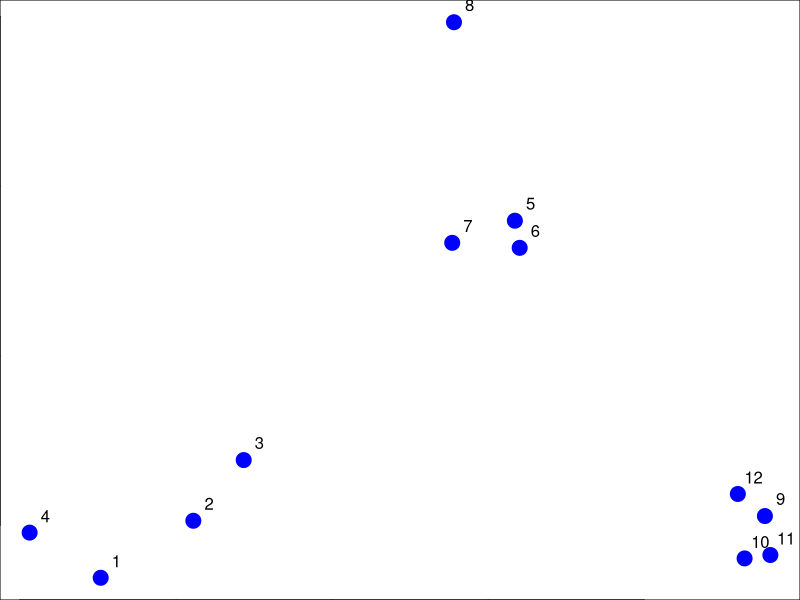
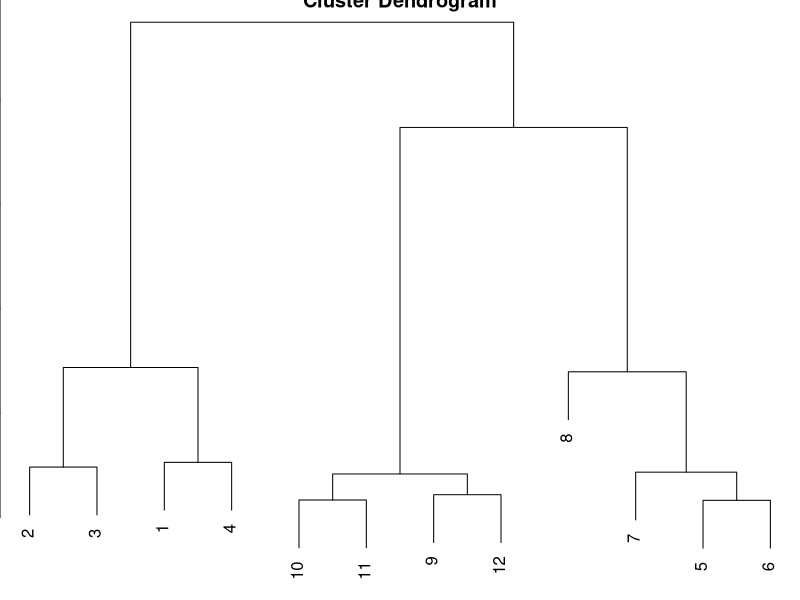
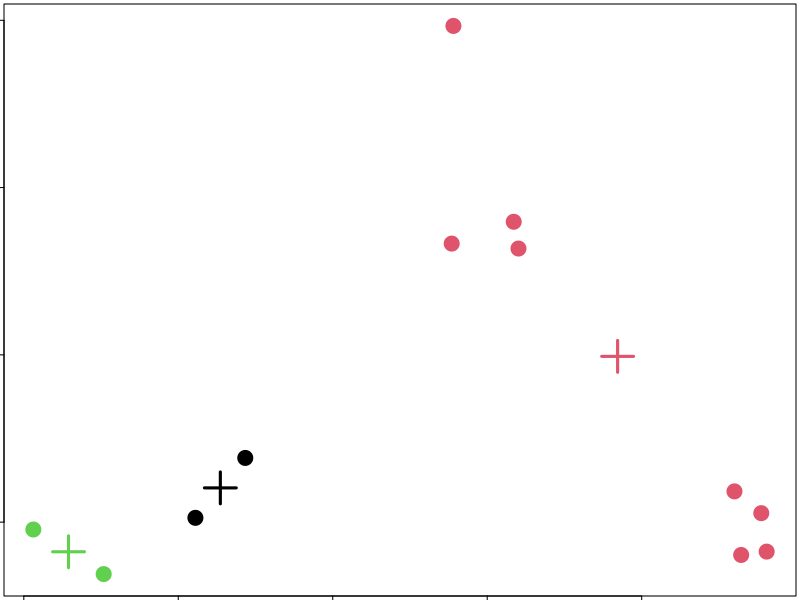

Reproduce these figures in R, in order.

set.seed(1234)
par(mar = c(0, 0, 0, 0))
x <- rnorm(12, mean = rep(1:3, each = 4), sd = 0.2)
y <- rnorm(12, mean = rep(c(1, 2, 1), each = 4), sd = 0.2)
plot(x, y, col = "blue", pch = 19, cex = 2)
text(x + 0.05, y + 0.05, labels = as.character(1:12))

dataFrame <- data.frame(x = x, y = y)
distxy <- dist(dataFrame)
hClustering <- hclust(distxy)
plot(hClustering)

dataFrame <- data.frame(x = x, y = y)
kmeansObj <- kmeans(dataFrame, centers = 3)
names(kmeansObj)
kmeansObj$cluster

par(mar = rep(0.2, 4))
plot(x, y, col = kmeansObj$cluster, pch = 19, cex = 2)
points(kmeansObj$centers, col = 1:3, pch = 3, cex = 3, lwd = 3)
